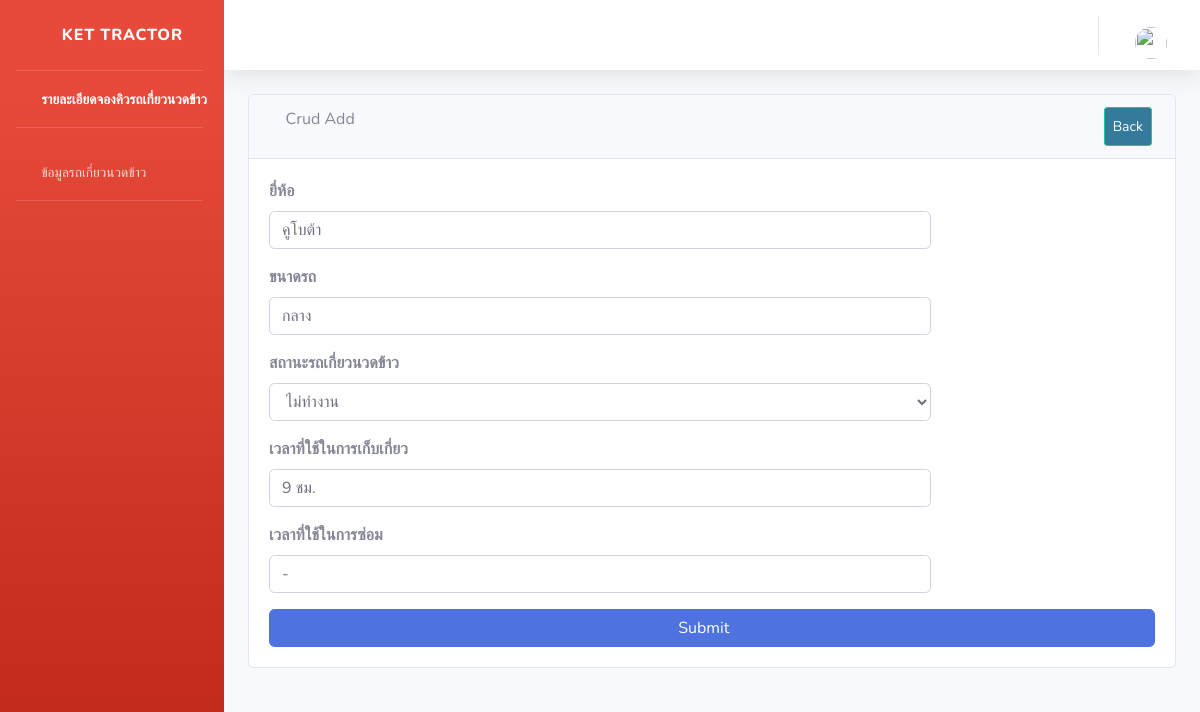
/editShowaddTractor/1/, run on an earlier commit of the app's database.
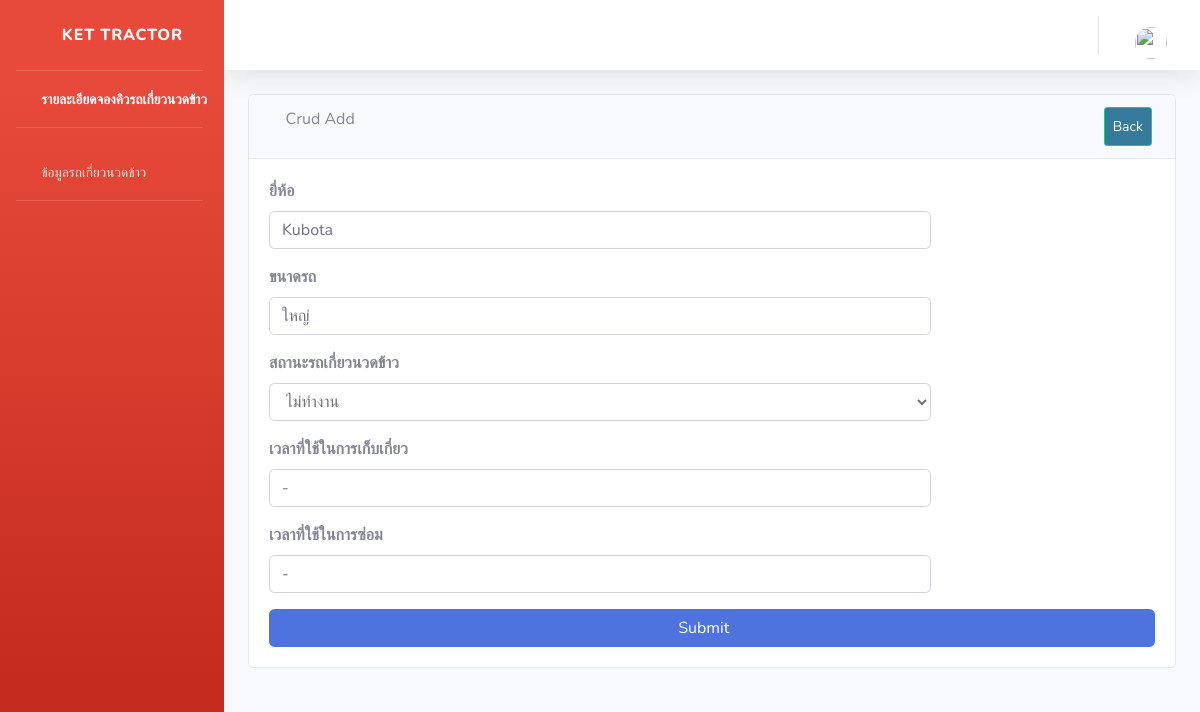
And on a later commit of the database.
### api/models.py (models this page shows, shortened)
class AddTractor(models.Model):
    tractor_name = models.CharField(max_length=1000)
    tractor_detail = models.CharField(max_length=1000)
    tractor_timeHarvers = models.CharField(max_length=1000)
    tractor_timeRepair = models.CharField(max_length=1000)
    tractor_status = models.ForeignKey(Tractor_status, on_delete=models.CASCADE, null=True, default=1 )
    class Meta:
        verbose_name = 'เพิ่มข้อมูลรถเกี่ยวนวดข้าว'

### api/views.py (the view)
# urls.py: path('editShowaddTractor/<int:id>/',views.editShowaddTractor),
def editShowaddTractor(request, id=0):
    addTractor = AddTractor.objects.get(pk=id)
    tractor_status = Tractor_status.objects.all()
    if request.method == 'POST':
        form = TractorForm(request.POST, request.FILES, instance=addTractor)
        if form.is_valid():
            form.save()
        else:
            print("==== form.errors ====")
            print(form.errors)
    else:
        form = TractorForm(addTractor)
    return render(request, 'api/editShowaddTractor.html' ,{
        'form': form,
        'addTractor': addTractor,
        'tractor_status': tractor_status,
    })

### api/form.py
class TractorForm(forms.ModelForm):
    class Meta:
        model = AddTractor
        fields = '__all__'

### api/templates/api/editShowaddTractor.html (shortened to what this page needs)
{% extends 'api/ownerBase.html' %}
{% block content %}
<div id="content-wrapper">
  <div class="container-fluid">
      <div class="card mb-3">
          <div class="card-header">
              <i class="fas fa-table"></i>
              Crud Add
              <a  class="btn btn-sm btn-success" href="/showaddTractor" style="padding: 8px; float: right; background-color: rgb(53, 122, 155); color: white;">Back</a>
          </div>
          <div class="card-body">
            <form class="form-horizontal" action="/editShowaddTractor/{{ addTractor.id }}/" method="POST"  enctype="multipart/form-data">
              <div class="form-group">
                  <div class="form-row">
                      <div class="col-md-9">
                          <div class="form-label-group">
                            <label for="tractor_name"><b>ยี่ห้อ</b></label>
                            <input type="text" class="form-control" name="tractor_name" value="{{ addTractor.tractor_name }}"  required>
                          </div>
                      </div>
                  </div>
              </div>
              <div class="form-group">
                  <div class="form-row">
                      <div class="col-md-9">
                          <div class="form-label-group">
                            <label for="tractor_detail"><b>ขนาดรถ</b></label>
                            <input type="text" class="form-control" name="tractor_detail" value="{{ addTractor.tractor_detail }}"  required>
                          </div>
                      </div>
                  </div>
              </div>
               <div class="form-group">
          <div class="form-row">
              <div class="col-md-9">
                  <div class="form-label-group">
                    <label for="exampleSelect1"><b>สถานะรถเกี่ยวนวดข้าว</b></label>
                    <select class="form-control" id="Select" name="tractor_status" required>
                      {% for c in tractor_status %}
                      {% if c == addTractor.tractor_status %}
                      <option value="{{c.id}}" selected>{{ c.tractor_status }}</option>
                      {% else %}
                      <option value="{{c.id}}">{{ c.tractor_status }}</option>
                      {% endif %}
                      {% endfor %}
                    </select>
                  </div>
              </div>
          </div>
      </div>
              <div class="form-group">
                  <div class="form-row">
                      <div class="col-md-9">
                          <div class="form-label-group">
                            <label for="tractor_timeHarvers"><b>เวลาที่ใช้ในการเก็บเกี่ยว</b></label>
                            <input type="text" class="form-control"  name="tractor_timeHarvers" value="{{ addTractor.tractor_timeHarvers }}" required>
                          </div>
                      </div>
                  </div>
              </div>
           <div class="form-group">
                  <div class="form-row">
                      <div class="col-md-9">
                          <div class="form-label-group">
                            <label for="tractor_timeRepair"><b>เวลาที่ใช้ในการซ่อม</b></label>
                            <input type="text" class="form-control"  name="tractor_timeRepair" value="{{ addTractor.tractor_timeRepair }}" required>
                          </div>
                      </div>
                  </div>
              </div>
            <button class="btn btn-primary btn-block" type="submit">Submit &nbsp;&nbsp;&nbsp;</button>
          </form>
          </div>
      </div>
  </div>
</div>
{% endblock %}

What changed in the data, as far as the page shows it:
changed AddTractor: tractor_name "คูโบต้า" → "Kubota"; tractor_detail "กลาง" → "ใหญ่"; tractor_timeHarvers "9 ชม." → "-"
